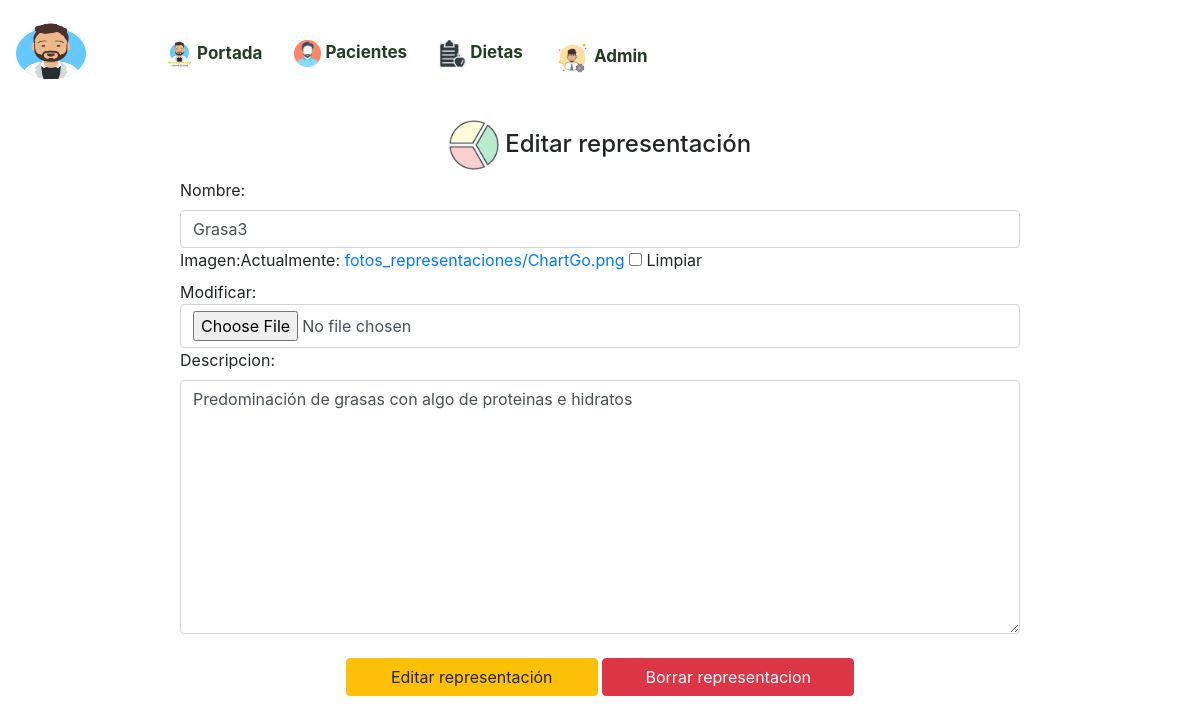
Screenshot of /dietas/editar/representacion/1 with the database file from the repository.
### dietas/models.py (models this page shows, shortened)
class Representaciones(models.Model):
    nombre=models.CharField(max_length=50)
    imagen=models.ImageField(upload_to='fotos_representaciones/',blank=True,null=True)
    descripcion= models.TextField(blank=True,null=True)

### dietas/views.py (the view, shortened to what this page needs)
# urls.py: path('editar/representacion/<int:pk>',RepresentacionUpdate.as_view(), name='editar_representacion'),
class RepresentacionUpdate(UpdateView):
    model=Representaciones
    form_class= RepresentacionForm
    template_name="dietas/editar_representacion.html"

### dietas/forms.py
class RepresentacionForm(forms.ModelForm):
    class Meta:
        model = Representaciones
        fields = '__all__'
    def __init__(self, *args, **kwargs):
        super(RepresentacionForm, self).__init__(*args, **kwargs)
        for field_name, field in self.fields.items():
            if field.widget.attrs.get('class'):
                field.widget.attrs['class'] += ' form-control'
            else:
                field.widget.attrs['class']='form-control'

### dietas/templates/dietas/editar_representacion.html (shortened to what this page needs)
{%extends 'core/base.html'%}
{%load static%}
{%block content%}
<div style="width:70%; margin-left:auto;margin-right:auto">
    <h4 style="text-align:center"><img src="{% static 'images/representaciones.png'%}" height="50px"> Editar representación</h4>
<form action="" method="post" enctype="multipart/form-data">{% csrf_token %}
    {{form}}
    <div style="text-align:center">
        <br>
    <input style="width:30%" type="submit" class="btn btn-warning" value="Editar representación">
    <button style="width:30%" type="button" class="btn btn-danger" onclick="borrar()" value="borrar">Borrar representacion</button>
    </div>
</form>
</div>
{%endblock%}

### core/templates/core/base.html (style rules this page uses)
body { margin:0; }

### rows the page displays
Representaciones: nombre "Grasa3", descripcion "Predominación de grasas con algo de proteinas e hidratos"
